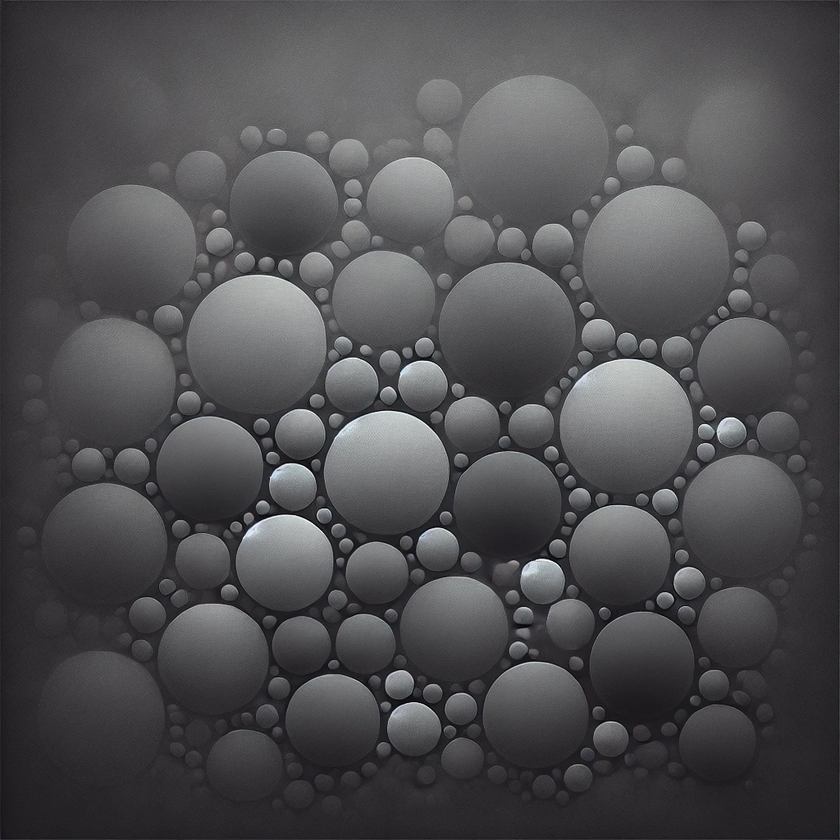
#> input picture COS3401(1-86)/Example/images/images/dark_image.png, 840 x 840 px, shrunk from 1024 x 1024 before the run
$ jupyter execute assignment2.ipynb
#> lines starting #> are read from the running program, lines starting #| are printed output that depends on the picture
### COS3401(1-86)/Example/utils.py
# numpy
# matplotlib
# opencv-python

from typing import Any

import cv2
import matplotlib.pyplot as plt
import numpy as np


# [12 lines left out: functions plt_image, cv_show, not called in this run]


def power_gamma(img: cv2.typing.MatLike, gamma: float, *, c: float = 255.0) -> cv2.typing.MatLike:
    table = np.array([i / 255.0 for i in range(256)])
    gam_table = c * (table**gamma)
    gam_table = gam_table.astype(np.uint8)
    return cv2.LUT(normalize(img), gam_table)


def normalize(img: cv2.typing.MatLike) -> cv2.typing.MatLike:
    img = img.astype(np.float32)
    img = (img - img.min()) / (img.max() - img.min()) * 255
    return img.astype(np.uint8)


# [260 lines left out: functions reduce_saturation, rgb_to_cmyk, cmyk_to_rgb, rgb2cmyk, intermean, apply_threshold and 8 more, not called in this run]

### COS3401(1-86)/Example/assignment2.ipynb
[cell 1]
import numpy as np
import cv2
import matplotlib.pyplot as plt
from utils import *

[cell 2]
img = cv2.imread('./images/images/dark_image.png', 0)
#> img: shape (840, 840); min 0, max 255, mean 79

[cell 3]
img2 = cv2.imread("./images/images/bright_image.png", 0)
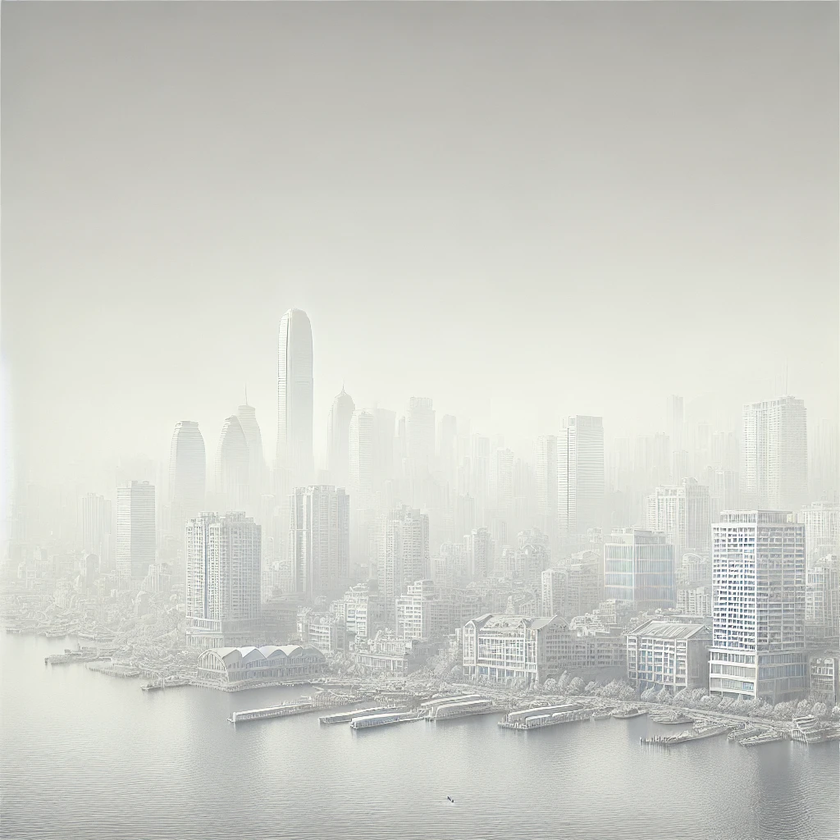
#> input picture COS3401(1-86)/Example/images/images/bright_image.png, 840 x 840 px, shrunk from 1024 x 1024 before the run
#> img2: shape (840, 840); min 55, max 255, mean 206

[cell 4]
def cv2_show_image(img):
    cv2.imshow('Image', img)
    cv2.waitKey(0)
    cv2.destroyAllWindows()

[cell 5]
def plt_show_image(img):
    plt.axis("off")
    plt.imshow(img, cmap='gray')
    plt.show()

[cell 6]
def edge_operator_meth(img, k):
#> called with k = 1
    f = img.copy().astype(np.float16)
    out = np.zeros_like(img, dtype = 'float16')
    mask_gx = np.array([[-1, 0, 1], [-k, 0, k], [-1, 0, 1]] , dtype = 'float16')
    mask_gy = np.array([[-1, -k, -1], [0, 0, 0], [1, k, 1]] , dtype = 'float16')

    sz, sz = mask_gx.shape
    bd = sz // 2
    (m,n) = f.shape
#> m = 840; n = 840
    for i in range(bd,m-bd):
        for j in range(bd,n-bd):
            gx, gy = 0., 0.
            sub_f = f[i - bd : i + bd + 1, j - bd : j + bd + 1]
            gx = np.multiply(sub_f, mask_gx).sum()
            gy = np.multiply(sub_f, mask_gy).sum()
            out[i,j] = np.sqrt(gx**2 + gy**2)
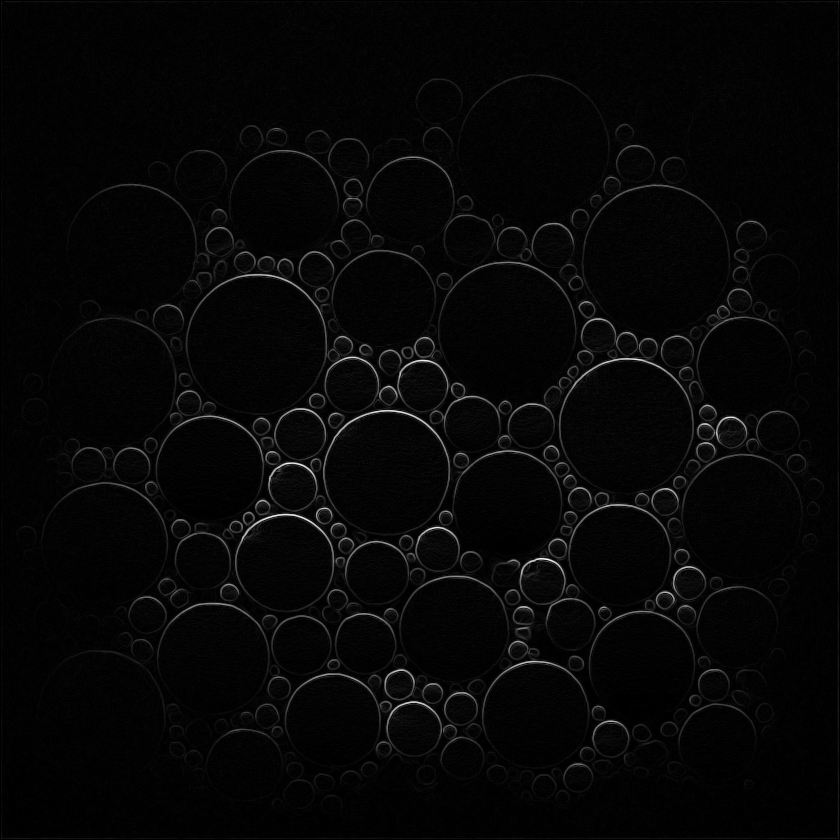
#> out: shape (840, 840) float16; min 0, max 742.5, mean 19.6; drawn with min black and max white
    out[out>255.0] = 255.0
    return out.astype(np.uint8)

# 2.1

[cell 7]
img_edge_prewitt = edge_operator_meth(img, 1)

[cell 8]
plt_show_image(img_edge_prewitt)

[cell 9]
img_edge_sobel = edge_operator_meth(img, 2)

[cell 10]
plt_show_image(img_edge_sobel)

[cell 11]
muls = cv2.hconcat([img_edge_prewitt, img_edge_sobel])
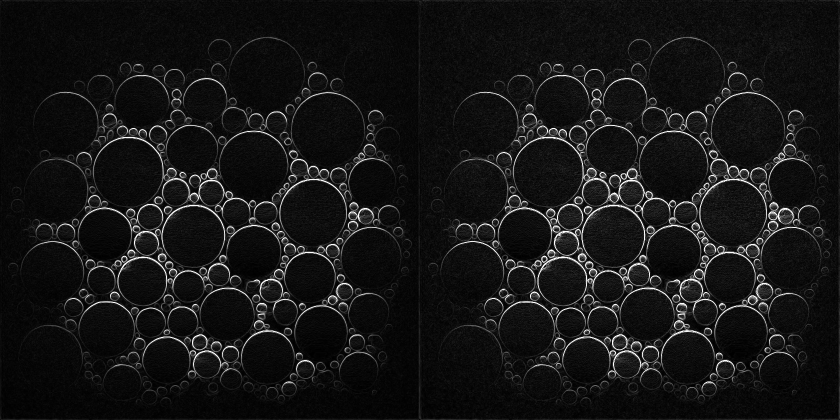
#> muls: shape (840, 1680) (shown at 1/2 size); min 0, max 255, mean 21.3
plt_show_image(muls)

# 2.2

[cell 12]
plt_show_image(img2)

[cell 13]
img2_gamma = power_gamma(img2, 5)
#> in normalize, `img = (img - img.min()) / (img.max() - img.min()) * 255`:
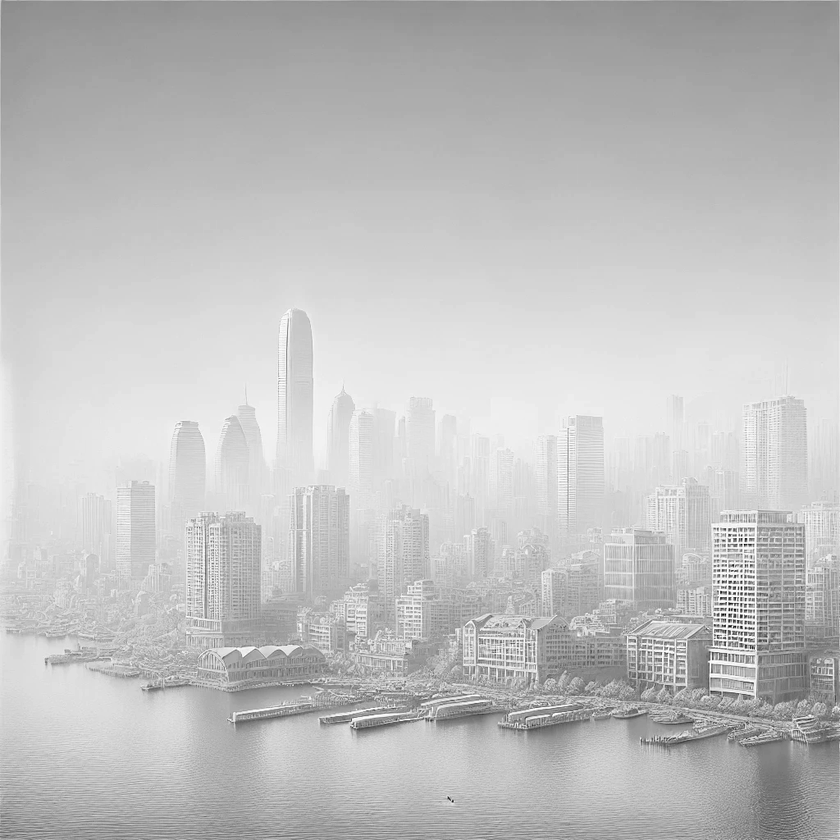
#> img: shape (840, 840) float32; min 0, max 255, mean 192.5
#> in power_gamma, `return cv2.LUT(normalize(img), gam_table)`:
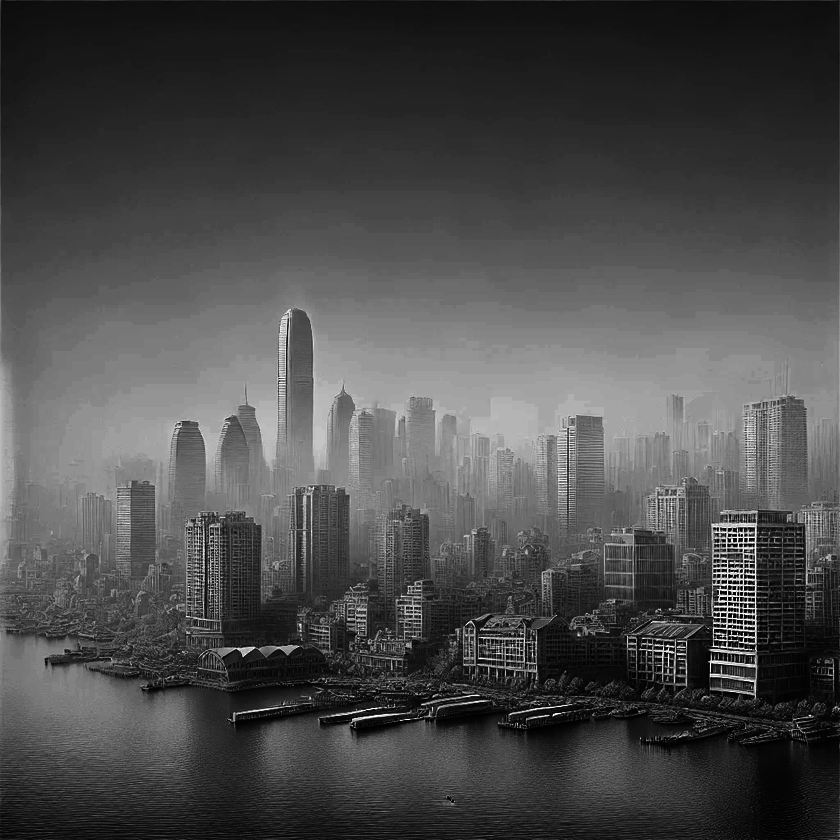
#> returned value: shape (840, 840); min 0, max 255, mean 74.6
plt_show_image(img2_gamma)

[cell 14]
img2_edge_prewitt = edge_operator_meth(img2_gamma,1)
#> call 3 of edge_operator_meth, with k = 1
#> after the loop in edge_operator_meth (call 3), `for i in range(bd,m-bd):`:
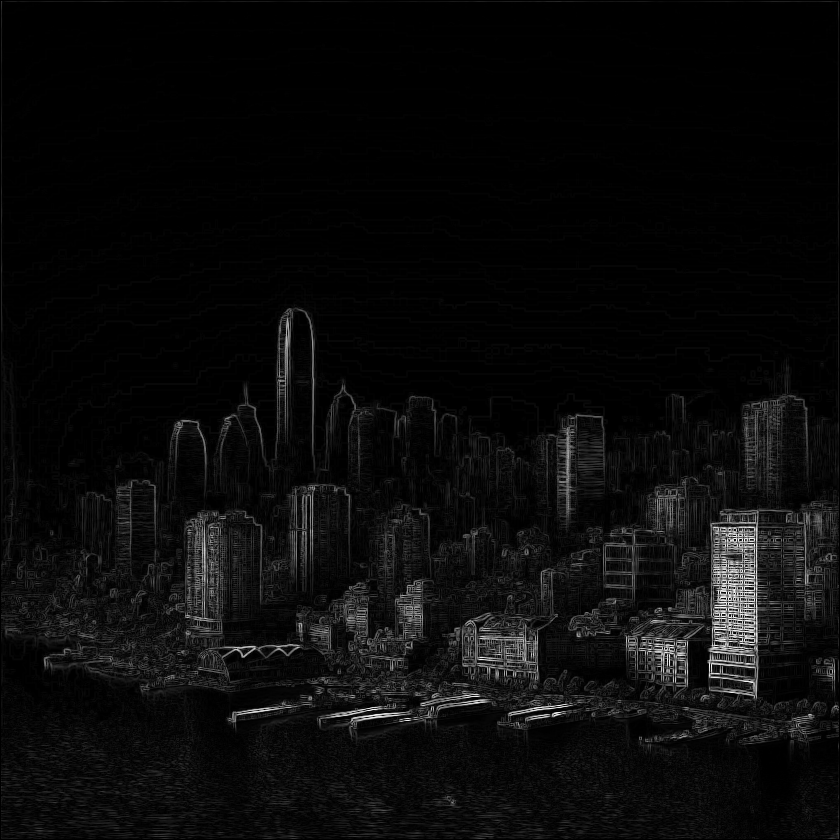
#> out: shape (840, 840) float16; min 0, max 775.5, mean 33.9; drawn with min black and max white

[cell 15]
plt_show_image(img2_edge_prewitt)

[cell 16]
img2_edge_sobel = edge_operator_meth(img2_gamma, 2)
#> call 4 of edge_operator_meth, with k = 2
#> in edge_operator_meth (call 4), `out[out>255.0] = 255.0`:
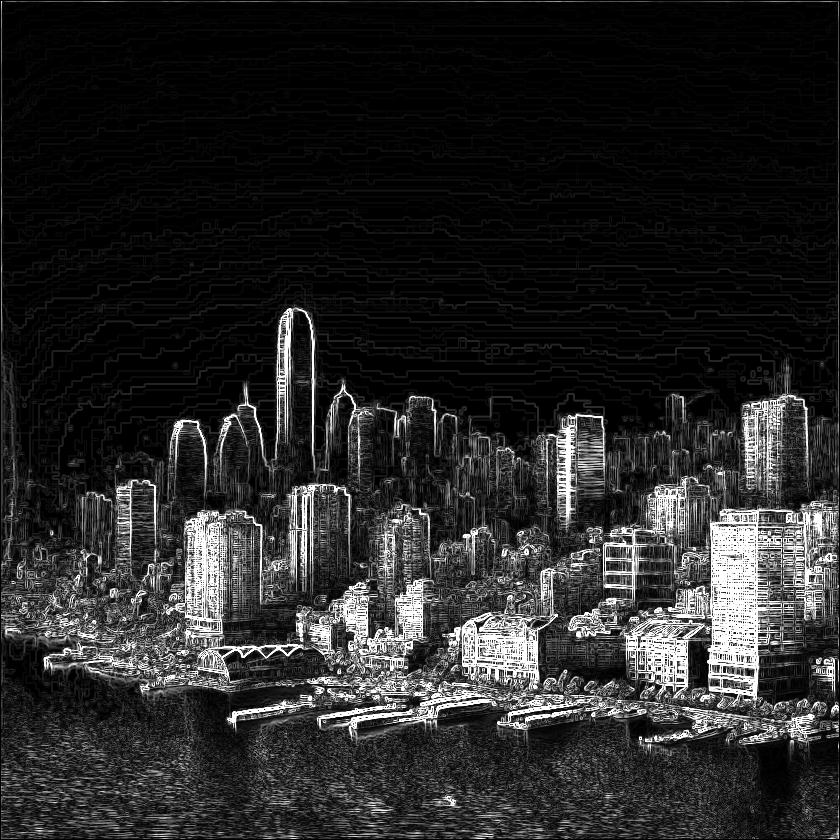
#> out: shape (840, 840) float16; min 0, max 255, mean 39.4
